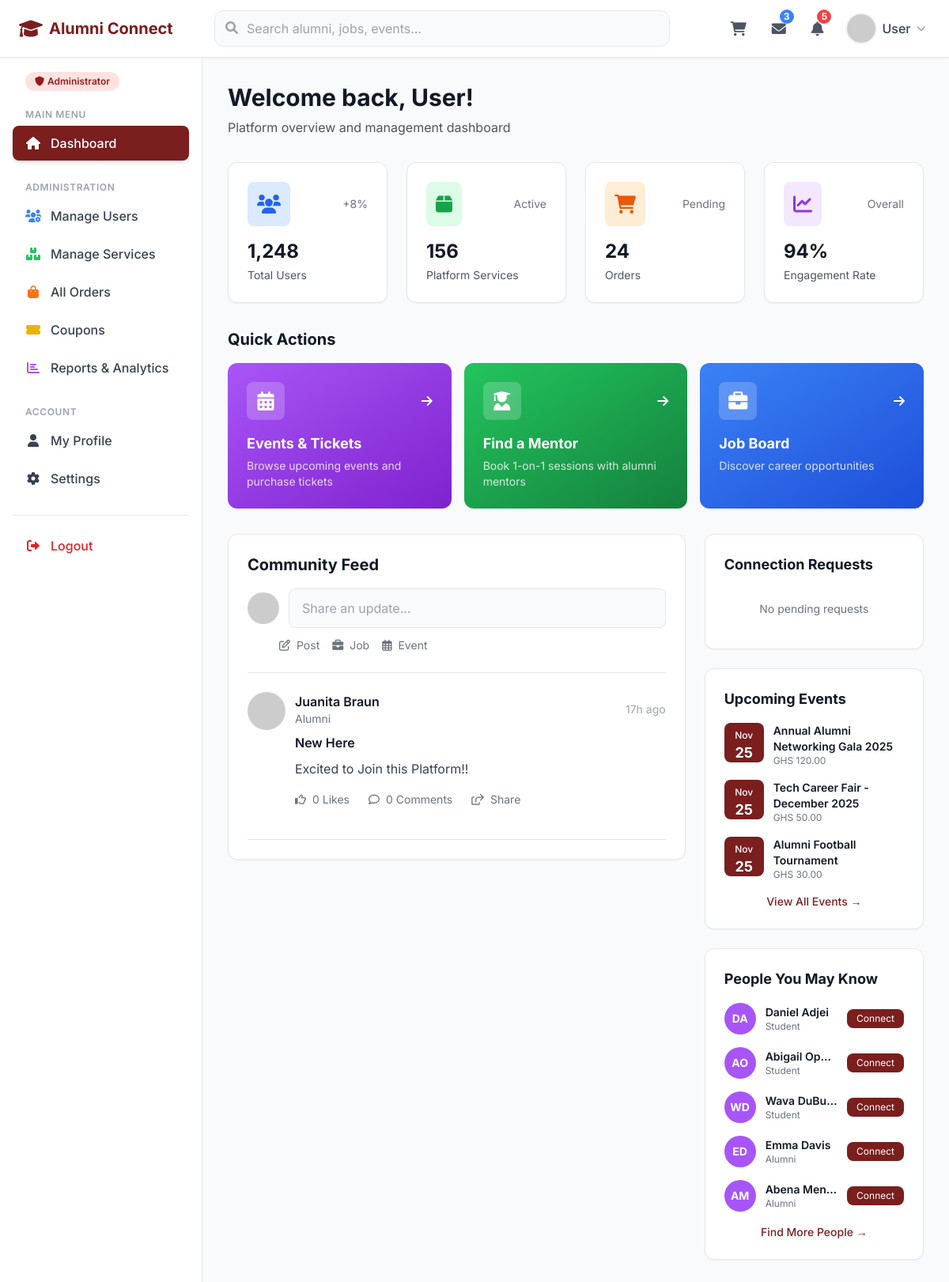
The app's page /views/dashboard.php (signed in) with its own data.
### tables this page shows
CREATE TABLE `posts` (
  `post_id` int(11) NOT NULL,
  `user_id` int(11) NOT NULL,
  `post_title` varchar(255) DEFAULT NULL,
  `post_content` text NOT NULL,
  `post_type` enum('general','job','event','article','opportunity') DEFAULT 'general',
  `image_url` varchar(255) DEFAULT NULL,
  `likes_count` int(11) DEFAULT 0,
  `comments_count` int(11) DEFAULT 0,
  `date_created` timestamp NOT NULL DEFAULT current_timestamp(),
  `date_updated` timestamp NOT NULL DEFAULT current_timestamp() ON UPDATE current_timestamp(),
  `is_published` tinyint(1) DEFAULT 1
);

CREATE TABLE `users` (
  `user_id` int(11) NOT NULL,
  `first_name` varchar(100) NOT NULL,
  `last_name` varchar(100) NOT NULL,
  `email` varchar(150) NOT NULL,
  `password` varchar(255) NOT NULL,
  `user_role` enum('student','alumni','admin') NOT NULL DEFAULT 'student',
  `phone` varchar(20) DEFAULT NULL,
  `profile_image` varchar(255) DEFAULT NULL,
  `bio` text DEFAULT NULL,
  `date_created` timestamp NOT NULL DEFAULT current_timestamp(),
  `last_login` timestamp NULL DEFAULT NULL,
  `is_active` tinyint(1) DEFAULT 1
);

CREATE TABLE `services` (
  `service_id` int(11) NOT NULL,
  `service_name` varchar(200) NOT NULL,
  `service_type` enum('job_posting','mentorship','event','premium_feature') NOT NULL,
  `description` text NOT NULL,
  `price` decimal(10,2) NOT NULL DEFAULT 0.00,
  `duration` int(11) DEFAULT NULL COMMENT 'Duration in minutes for mentorship or days for job postings',
  `provider_id` int(11) DEFAULT NULL COMMENT 'User ID of the service provider (alumni)',
  `category` varchar(100) DEFAULT NULL,
  `location` varchar(150) DEFAULT NULL,
  `is_active` tinyint(1) DEFAULT 1,
  `stock_quantity` int(11) DEFAULT NULL COMMENT 'For event tickets',
  `image_url` varchar(255) DEFAULT NULL,
  `date_created` timestamp NOT NULL DEFAULT current_timestamp(),
  `date_updated` timestamp NULL DEFAULT NULL ON UPDATE current_timestamp()
);

### views/dashboard.php (the view, shortened to what the rows shown need)
<?php
$user_name = $_SESSION['name'] ?? 'User';
require_once(dirname(__FILE__).'/../classes/post_class.php');
require_once(dirname(__FILE__).'/../settings/db_class.php');
$post = new Post();
$posts = $post->get_all_posts(10, 0);
$db = new db_connection();
$suggested_users = $db->db_fetch_all("
    SELECT u.user_id, u.first_name, u.last_name, u.profile_image, u.user_role
    FROM users u
    WHERE u.user_id != $user_id
    AND u.is_active = 1
    AND u.user_id NOT IN (
        SELECT CASE WHEN requester_id = $user_id THEN receiver_id ELSE requester_id END
        FROM connections
        WHERE requester_id = $user_id OR receiver_id = $user_id
    )
    ORDER BY RAND()
    LIMIT 5
");
$upcoming_events = $db->db_fetch_all("
    SELECT service_id, service_name, description, price, date_created
    FROM services
    WHERE service_type = 'event' AND is_active = 1
    ORDER BY date_created DESC
    LIMIT 3
");
?>
<!DOCTYPE html>
<html lang="en">
<head>
    <script src="https://cdn.tailwindcss.com"></script>
    <link rel="stylesheet" href="https://cdnjs.cloudflare.com/ajax/libs/font-awesome/6.0.0/css/all.min.css">
</head>
<body class="bg-gray-50 font-sans">
    <?php include 'includes/navbar.php'; ?>
    <div class="flex min-h-screen">
        <main class="flex-1 p-6 lg:p-8">
            <div class="mb-8">
                <h1 class="text-3xl font-bold text-gray-900 mb-2">Welcome back, <?php echo htmlspecialchars($user_name); ?>!</h1>
            </div>
            <div class="mb-8 animate-fadeIn">
                <h2 class="text-xl font-bold text-gray-900 mb-4">Quick Actions</h2>
            </div>
            <div class="grid grid-cols-1 lg:grid-cols-3 gap-6">
                <div class="lg:col-span-2 space-y-6">
                    <div class="bg-white rounded-xl shadow-sm border border-gray-200 p-6">
                        <h2 class="text-xl font-bold text-gray-900 mb-4">Community Feed</h2>
                        <div class="space-y-6" id="posts-container">
                            <?php if (empty($posts)): ?>
                                <div class="text-center py-8 text-gray-500">
                                    <i class="far fa-newspaper text-4xl mb-3"></i>
                                    <p>No posts yet. Be the first to share something!</p>
                                </div>
                            <?php else: ?>
                                <?php foreach ($posts as $p):
                                    $author_name = htmlspecialchars($p['first_name'] . ' ' . $p['last_name']);
                                    $author_role = ucfirst($p['user_role'] ?? 'Member');
                                    $post_date = new DateTime($p['date_created']);
                                    $now = new DateTime();
                                    $diff = $post_date->diff($now);
                                    if ($diff->d > 0) {
                                        $time_ago = $diff->d . 'd ago';
                                    } elseif ($diff->h > 0) {
                                        $time_ago = $diff->h . 'h ago';
                                    } elseif ($diff->i > 0) {
                                        $time_ago = $diff->i . 'm ago';
                                    } else {
                                        $time_ago = 'Just now';
                                    }
                                    $has_liked = $post->has_liked($p['post_id'], $user_id);
                                    $colors = ['7A1E1E', '2563eb', '059669', '7c3aed', 'dc2626', 'ea580c'];
                                    $color = $colors[array_rand($colors)];
                                ?>
                                <div class="pb-6 border-b border-gray-200 post-item" data-post-id="<?php echo $p['post_id']; ?>">
                                    <div class="flex items-start space-x-3 mb-4">
                                        <?php if (!empty($p['profile_image'])): ?>
                                            <img src="../uploads/profiles/<?php echo htmlspecialchars($p['profile_image']); ?>"
                                                 alt="<?php echo $author_name; ?>" class="w-12 h-12 rounded-full object-cover">
                                        <?php else: ?>
                                            <img src="https://ui-avatars.com/api/?name=<?php echo urlencode($author_name); ?>&background=<?php echo $color; ?>&color=fff"
                                                 alt="<?php echo $author_name; ?>" class="w-12 h-12 rounded-full">
                                        <?php endif; ?>
                                        <div class="flex-1">
                                            <div class="flex items-center justify-between">
                                                <div>
                                                    <h4 class="font-semibold text-gray-900"><?php echo $author_name; ?></h4>
                                                    <p class="text-sm text-gray-500"><?php echo $author_role; ?></p>
                                                </div>
                                                <div class="flex items-center space-x-2">
                                                    <span class="text-sm text-gray-400"><?php echo $time_ago; ?></span>
                                                </div>
                                            </div>
                                            <?php if (!empty($p['post_title'])): ?>
                                                <h5 class="mt-2 font-semibold text-gray-900"><?php echo htmlspecialchars($p['post_title']); ?></h5>
                                            <?php endif; ?>
                                            <p class="mt-2 text-gray-700 leading-relaxed"><?php echo nl2br(htmlspecialchars($p['post_content'])); ?></p>
                                            <div class="flex items-center space-x-6 mt-4 text-sm">
                                                <button onclick="toggleLike(<?php echo $p['post_id']; ?>, this)"
                                                        class="flex items-center space-x-2 transition-colors like-btn <?php echo $has_liked ? 'text-primary' : 'text-gray-500 hover:text-primary'; ?>">
                                                    <i class="<?php echo $has_liked ? 'fas' : 'far'; ?> fa-thumbs-up"></i>
                                                    <span class="like-count"><?php echo $p['likes_count'] ?? 0; ?> Likes</span>
                                                </button>
                                                <button onclick="toggleComments(<?php echo $p['post_id']; ?>)"
                                                        class="flex items-center space-x-2 text-gray-500 hover:text-primary transition-colors">
                                                    <i class="far fa-comment"></i>
                                                    <span><?php echo $p['comments_count'] ?? 0; ?> Comments</span>
                                                </button>
                                                <button class="flex items-center space-x-2 text-gray-500 hover:text-primary transition-colors">
                                                    <i class="far fa-share-square"></i>
                                                    <span>Share</span>
                                                </button>
                                            </div>
                                        </div>
                                    </div>
                                </div>
                                <?php endforeach; ?>
                            <?php endif; ?>
                        </div>
                    </div>
                </div>
                <div class="space-y-6">
                    <div class="bg-white rounded-xl shadow-sm border border-gray-200 p-6">
                        <?php if (empty($upcoming_events)): ?>
                            <p class="text-sm text-gray-500 text-center py-4">No upcoming events</p>
                        <?php else: ?>
                            <div class="space-y-4">
                                <?php foreach ($upcoming_events as $event):
                                    $event_date = new DateTime($event['date_created']);
                                ?>
                                <div class="flex space-x-3">
                                    <div class="bg-primary text-white p-2 rounded-lg text-center flex-shrink-0" style="width: 50px; height: 50px;">
                                        <div class="text-xs font-medium"><?php echo $event_date->format('M'); ?></div>
                                        <div class="text-lg font-bold"><?php echo $event_date->format('d'); ?></div>
                                    </div>
                                    <div class="flex-1 min-w-0">
                                        <h4 class="font-semibold text-gray-900 text-sm"><?php echo htmlspecialchars($event['service_name']); ?></h4>
                                        <p class="text-xs text-gray-500">GHS <?php echo number_format($event['price'], 2); ?></p>
                                    </div>
                                </div>
                                <?php endforeach; ?>
                            </div>
                        <?php endif; ?>
                    </div>
                    <div class="bg-white rounded-xl shadow-sm border border-gray-200 p-6">
                        <?php if (empty($suggested_users)): ?>
                            <p class="text-sm text-gray-500 text-center py-4">No suggestions available</p>
                        <?php else: ?>
                            <div class="space-y-4">
                                <?php foreach ($suggested_users as $sug_user):
                                    $sug_name = htmlspecialchars($sug_user['first_name'] . ' ' . $sug_user['last_name']);
                                    $sug_initials = strtoupper(substr($sug_user['first_name'], 0, 1) . substr($sug_user['last_name'], 0, 1));
                                ?>
                                <div class="flex items-center space-x-3">
                                    <?php if (!empty($sug_user['profile_image'])): ?>
                                        <img src="../uploads/profiles/<?php echo htmlspecialchars($sug_user['profile_image']); ?>"
                                             alt="<?php echo $sug_name; ?>" class="w-10 h-10 rounded-full object-cover">
                                    <?php else: ?>
                                        <div class="w-10 h-10 rounded-full bg-purple-500 flex items-center justify-center text-white text-sm font-bold">
                                            <?php echo $sug_initials; ?>
                                        </div>
                                    <?php endif; ?>
                                    <div class="flex-1 min-w-0">
                                        <h4 class="font-semibold text-gray-900 text-sm truncate"><?php echo $sug_name; ?></h4>
                                        <p class="text-xs text-gray-500 truncate"><?php echo ucfirst($sug_user['user_role'] ?? 'Member'); ?></p>
                                    </div>
                                    <button onclick="quickConnect(<?php echo $sug_user['user_id']; ?>)"
                                            class="px-3 py-1 text-xs bg-primary text-white rounded-lg hover:bg-primary-dark transition-colors flex-shrink-0">
                                        Connect
                                    </button>
                                </div>
                                <?php endforeach; ?>
                            </div>
                        <?php endif; ?>
                    </div>
                </div>
            </div>
        </main>
    </div>
</body>
</html>

### records on screen
posts: user.last_name "Juanita Braun", user.user_role "Alumni", date_created "17h ago", post_title "New Here", post_content "Excited to Join this Platform!!", likes_count "0", comments_count "0"
services: date_created "Nov", date_created "25", service_name "Annual Alumni Networking Gala 2025", price "120.00"
services: date_created "Nov", date_created "25", service_name "Tech Career Fair - December 2025", price "50.00"
services: date_created "Nov", date_created "25", service_name "Alumni Football Tournament", price "30.00"
users: sug_initials "DA", sug_name "Daniel Adjei", user_role "Student"
users: sug_initials "AO", sug_name "Abigail Op…", user_role "Student"
users: sug_initials "WD", sug_name "Wava DuBu…", user_role "Student"
users: sug_initials "ED", sug_name "Emma Davis", user_role "Alumni"
users: sug_initials "AM", sug_name "Abena Men…", user_role "Alumni"

### other values on screen
$user_name "User"
